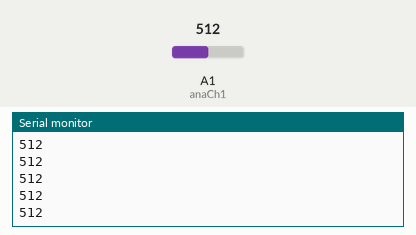
A sketch run on a simulated Arduino Uno, built with avr-gcc and run on an emulated ATmega328P. Shown: the last lines printed to the serial monitor. The test bench sets the inputs (shaded band); at power-on: A1 (anaCh1) = 512.

Above: at 1.2 s.
1.3 s: A1 (anaCh1) set to 716
At 1.31 s:
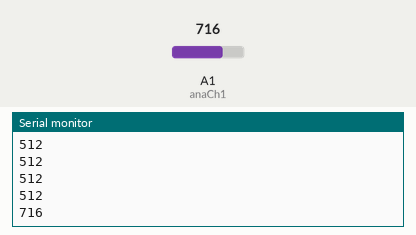
2.8 s: A1 (anaCh1) set to 900
At 2.81 s:
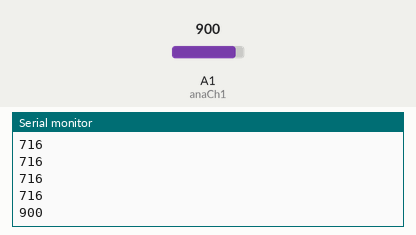
Timing chart, 0 to 5.8 s (numbered marks = the images above; inputs shaded):
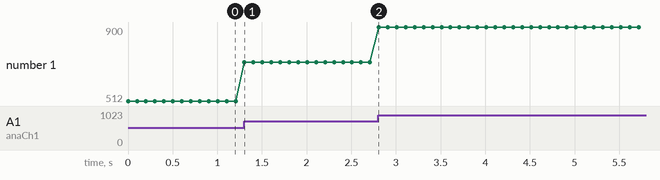

The sketch:

analog_test.ino
```cpp
const int anaCh1 = A1;  // Analog input pin that the potentiometer is attached to
int analogValue = 0;    // value read from the pot

  void setup() {
    //Set MIDI baud rate:
    Serial.begin(9600);
  }

  void loop() {
    analogValue = analogRead(anaCh1);
    Serial.println(analogValue);
    delay(100);
  }
```

Measured:
- after the input at 1.3 s, the serial monitor: prints a new line at once (image 1)
- after the input at 2.8 s, the serial monitor: prints a new line at once (image 2)
- plotted number 1: 512 → 716 after the input at 1.3 s, 716 → 900 after the input at 2.8 s
